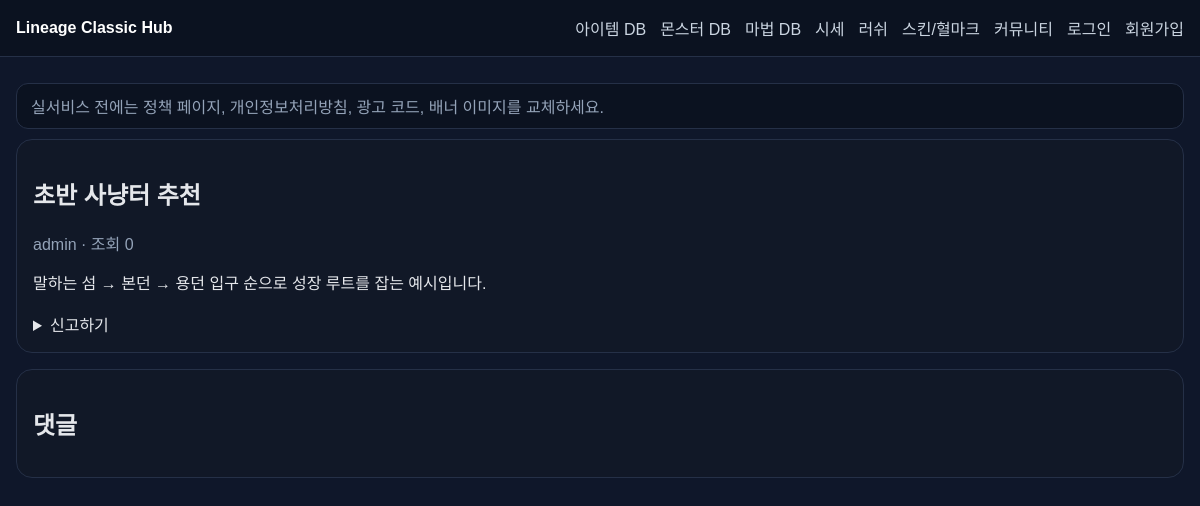
Screenshot of /community/post/2 with the database file from the repository.
### tables this page shows
CREATE TABLE settings (
                id INTEGER PRIMARY KEY AUTOINCREMENT,
                key TEXT UNIQUE NOT NULL,
                value TEXT NOT NULL
            );

CREATE TABLE posts (
                id INTEGER PRIMARY KEY AUTOINCREMENT,
                board TEXT NOT NULL,
                title TEXT NOT NULL,
                body TEXT NOT NULL,
                author_id INTEGER,
                views INTEGER NOT NULL DEFAULT 0,
                created_at TEXT NOT NULL DEFAULT CURRENT_TIMESTAMP, status TEXT NOT NULL DEFAULT 'published',
                FOREIGN KEY(author_id) REFERENCES users(id)
            );

CREATE TABLE users (
                id INTEGER PRIMARY KEY AUTOINCREMENT,
                username TEXT UNIQUE NOT NULL,
                email TEXT UNIQUE NOT NULL,
                password_hash TEXT NOT NULL,
                role TEXT NOT NULL DEFAULT 'user',
                points INTEGER NOT NULL DEFAULT 1000,
                created_at TEXT NOT NULL DEFAULT CURRENT_TIMESTAMP
            , status TEXT NOT NULL DEFAULT 'active');

### app/main.py (the view)
@app.get('/community/post/{post_id}', response_class=HTMLResponse)
def post_detail(request: Request, post_id: int):
    execute('UPDATE posts SET views=views+1 WHERE id=?', (post_id,))
    post = fetch_one('SELECT p.*, u.username FROM posts p LEFT JOIN users u ON u.id=p.author_id WHERE p.id=?', (post_id,))
    comments = fetch_all("SELECT c.*, u.username FROM comments c LEFT JOIN users u ON u.id=c.author_id WHERE c.post_id=? AND c.status='published' ORDER BY c.id ASC", (post_id,))
    return templates.TemplateResponse('post_detail.html', context(request, post=post, comments=comments))

### app/templates/post_detail.html (shortened to what this page needs)
{% extends 'base.html' %}
{% block content %}
<article class="card">
  <h1>{{ post.title }}</h1>
  <p class="muted">{{ post.username }} · 조회 {{ post.views }}</p>
  <div class="post-body">{{ post.body }}</div>
  <details class="mt16">
    <summary>신고하기</summary>
  </details>
</article>
<div class="card mt16">
  <h2>댓글</h2>
</div>
{% endblock %}

### app/templates/base.html (shortened to what this page needs)
<!DOCTYPE html>
<html lang="ko">
<head>
  <link rel="stylesheet" href="/static/style.css" />
</head>
<body>
  <header class="topbar">
    <div class="wrap nav">
      <a class="logo" href="/">{{ settings.site_name }}</a>
      <nav>
        <a href="/items">아이템 DB</a>
        <a href="/monsters">몬스터 DB</a>
        <a href="/spells">마법 DB</a>
        <a href="/prices">시세</a>
        <a href="/simulator">러쉬</a>
        <a href="/skins">스킨/혈마크</a>
        <a href="/community">커뮤니티</a>
        {% if user %}
          <a href="/mypage">마이페이지</a>
          {% if user.role == 'admin' %}<a href="/admin">관리자</a>{% endif %}
          <a href="/logout">로그아웃</a>
        {% else %}
          <a href="/login">로그인</a>
          <a href="/register">회원가입</a>
        {% endif %}
      </nav>
    </div>
  </header>
  <main class="wrap">
    <div class="notice-bar">{{ settings.homepage_notice }}</div>
    {% block content %}{% endblock %}
  </main>
</body>
</html>

### app/static/style.css (style rules this page uses)
:root { --bg:#0f172a;--card:#111827;--line:#253047;--text:#e5e7eb;--muted:#94a3b8;--accent:#d4af37;--green:#16a34a }
* { box-sizing:border-box }
body { margin:0;background:var(--bg);color:var(--text);font-family:Arial,sans-serif }
a { color:#cbd5e1;text-decoration:none }
.wrap { max-width:1280px;margin:0 auto;padding:16px }
.topbar { background:#0b1220;border-bottom:1px solid var(--line);position:sticky;top:0;z-index:10 }
.nav { display:flex;justify-content:space-between;align-items:center;gap:16px }
.nav nav { display:flex;flex-wrap:wrap;gap:14px }
.logo { font-weight:700;color:#fff }
.notice-bar,.userbar { margin:10px 0;padding:10px 14px;border:1px solid var(--line);background:#0b1220;border-radius:12px;color:var(--muted) }
.card { background:var(--card);border:1px solid var(--line);border-radius:16px;padding:16px }
.mt16 { margin-top:16px }
.muted { color:var(--muted) }
.post-body { white-space:pre-wrap;line-height:1.6 }

### rows the page displays
settings: site_name "Lineage Classic Hub"
settings: homepage_notice "실서비스 전에는 정책 페이지, 개인정보처리방침, 광고 코드, 배너 이미지를 교체하세요."
posts: title "초반 사냥터 추천", views "0", body "말하는 섬 → 본던 → 용던 입구 순으로 성장 루트를 잡는 예시입니다."
users: username "admin"
